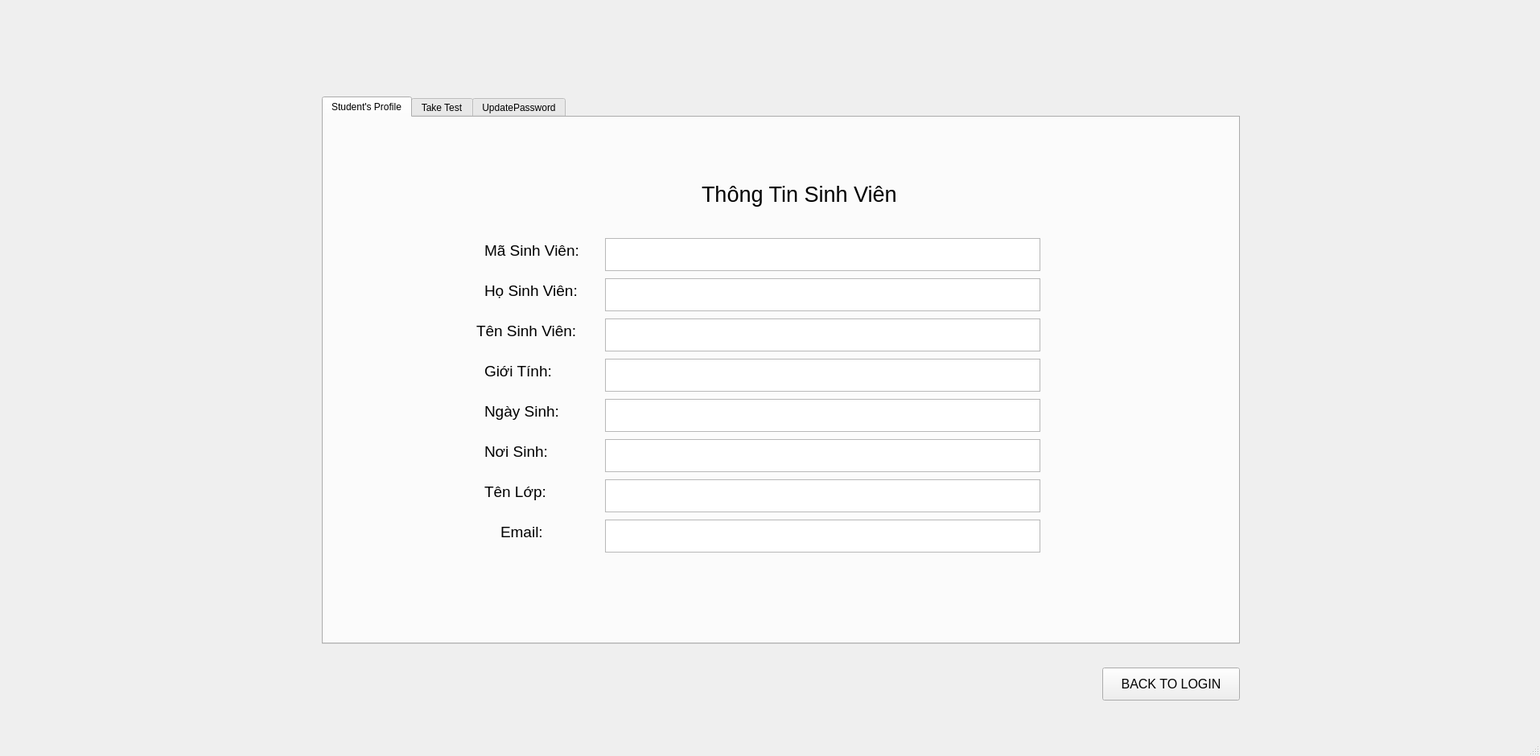
<?xml version="1.0" encoding="UTF-8"?>
<ui version="4.0">
 <class>MainWindow</class>
 <widget class="QMainWindow" name="MainWindow">
  <property name="geometry">
   <rect>
    <x>0</x>
    <y>0</y>
    <width>1914</width>
    <height>940</height>
   </rect>
  </property>
  <property name="windowTitle">
   <string>MainWindow</string>
  </property>
  <widget class="QWidget" name="centralwidget">
   <widget class="QTabWidget" name="student">
    <property name="geometry">
     <rect>
      <x>400</x>
      <y>120</y>
      <width>1141</width>
      <height>681</height>
     </rect>
    </property>
    <property name="cursor">
     <cursorShape>ArrowCursor</cursorShape>
    </property>
    <property name="currentIndex">
     <number>0</number>
    </property>
    <widget class="QWidget" name="studentprofile">
     <attribute name="title">
      <string>Student's Profile</string>
     </attribute>
     <widget class="QLabel" name="title">
      <property name="geometry">
       <rect>
        <x>470</x>
        <y>70</y>
        <width>311</width>
        <height>51</height>
       </rect>
      </property>
      <property name="font">
       <font>
        <pointsize>20</pointsize>
       </font>
      </property>
      <property name="text">
       <string>Thông Tin Sinh Viên</string>
      </property>
     </widget>
     <widget class="QLabel" name="masv">
      <property name="geometry">
       <rect>
        <x>200</x>
        <y>150</y>
        <width>151</width>
        <height>31</height>
       </rect>
      </property>
      <property name="font">
       <font>
        <pointsize>14</pointsize>
       </font>
      </property>
      <property name="text">
       <string>Mã Sinh Viên:</string>
      </property>
     </widget>
     <widget class="QLabel" name="hosv">
      <property name="geometry">
       <rect>
        <x>200</x>
        <y>200</y>
        <width>151</width>
        <height>31</height>
       </rect>
      </property>
      <property name="font">
       <font>
        <pointsize>14</pointsize>
       </font>
      </property>
      <property name="text">
       <string>Họ Sinh Viên:</string>
      </property>
     </widget>
     <widget class="QLabel" name="tensv">
      <property name="geometry">
       <rect>
        <x>190</x>
        <y>250</y>
        <width>151</width>
        <height>31</height>
       </rect>
      </property>
      <property name="font">
       <font>
        <pointsize>14</pointsize>
       </font>
      </property>
      <property name="text">
       <string>Tên Sinh Viên:</string>
      </property>
     </widget>
     <widget class="QLabel" name="phai">
      <property name="geometry">
       <rect>
        <x>200</x>
        <y>300</y>
        <width>151</width>
        <height>31</height>
       </rect>
      </property>
      <property name="font">
       <font>
        <pointsize>14</pointsize>
       </font>
      </property>
      <property name="text">
       <string>Giới Tính:</string>
      </property>
     </widget>
     <widget class="QLabel" name="ngaysinh">
      <property name="geometry">
       <rect>
        <x>200</x>
        <y>350</y>
        <width>151</width>
        <height>31</height>
       </rect>
      </property>
      <property name="font">
       <font>
        <pointsize>14</pointsize>
       </font>
      </property>
      <property name="text">
       <string>Ngày Sinh:</string>
      </property>
     </widget>
     <widget class="QLabel" name="noisinh">
      <property name="geometry">
       <rect>
        <x>200</x>
        <y>400</y>
        <width>151</width>
        <height>31</height>
       </rect>
      </property>
      <property name="font">
       <font>
        <pointsize>14</pointsize>
       </font>
      </property>
      <property name="text">
       <string>Nơi Sinh:</string>
      </property>
     </widget>
     <widget class="QLabel" name="tenlop">
      <property name="geometry">
       <rect>
        <x>200</x>
        <y>450</y>
        <width>151</width>
        <height>31</height>
       </rect>
      </property>
      <property name="font">
       <font>
        <pointsize>14</pointsize>
       </font>
      </property>
      <property name="text">
       <string>Tên Lớp:</string>
      </property>
     </widget>
     <widget class="QLabel" name="password">
      <property name="geometry">
       <rect>
        <x>220</x>
        <y>500</y>
        <width>91</width>
        <height>31</height>
       </rect>
      </property>
      <property name="font">
       <font>
        <pointsize>14</pointsize>
       </font>
      </property>
      <property name="text">
       <string>Email:</string>
      </property>
     </widget>
     <widget class="QTextBrowser" name="showmasv">
      <property name="geometry">
       <rect>
        <x>350</x>
        <y>150</y>
        <width>541</width>
        <height>41</height>
       </rect>
      </property>
      <property name="font">
       <font>
        <pointsize>14</pointsize>
       </font>
      </property>
      <property name="cursor" stdset="0">
       <cursorShape>IBeamCursor</cursorShape>
      </property>
      <property name="html">
       <string>&lt;!DOCTYPE HTML PUBLIC &quot;-//W3C//DTD HTML 4.0//EN&quot; &quot;http://www.w3.org/TR/REC-html40/strict.dtd&quot;&gt;
&lt;html&gt;&lt;head&gt;&lt;meta name=&quot;qrichtext&quot; content=&quot;1&quot; /&gt;&lt;style type=&quot;text/css&quot;&gt;
p, li { white-space: pre-wrap; }
&lt;/style&gt;&lt;/head&gt;&lt;body style=&quot; font-family:'MS Shell Dlg 2'; font-size:14pt; font-weight:400; font-style:normal;&quot;&gt;
&lt;p style=&quot;-qt-paragraph-type:empty; margin-top:0px; margin-bottom:0px; margin-left:0px; margin-right:0px; -qt-block-indent:0; text-indent:0px;&quot;&gt;&lt;br /&gt;&lt;/p&gt;&lt;/body&gt;&lt;/html&gt;</string>
      </property>
     </widget>
     <widget class="QTextBrowser" name="showhosv">
      <property name="geometry">
       <rect>
        <x>350</x>
        <y>200</y>
        <width>541</width>
        <height>41</height>
       </rect>
      </property>
      <property name="font">
       <font>
        <pointsize>14</pointsize>
       </font>
      </property>
      <property name="html">
       <string>&lt;!DOCTYPE HTML PUBLIC &quot;-//W3C//DTD HTML 4.0//EN&quot; &quot;http://www.w3.org/TR/REC-html40/strict.dtd&quot;&gt;
&lt;html&gt;&lt;head&gt;&lt;meta name=&quot;qrichtext&quot; content=&quot;1&quot; /&gt;&lt;style type=&quot;text/css&quot;&gt;
p, li { white-space: pre-wrap; }
&lt;/style&gt;&lt;/head&gt;&lt;body style=&quot; font-family:'MS Shell Dlg 2'; font-size:14pt; font-weight:400; font-style:normal;&quot;&gt;
&lt;p style=&quot;-qt-paragraph-type:empty; margin-top:0px; margin-bottom:0px; margin-left:0px; margin-right:0px; -qt-block-indent:0; text-indent:0px;&quot;&gt;&lt;br /&gt;&lt;/p&gt;&lt;/body&gt;&lt;/html&gt;</string>
      </property>
     </widget>
     <widget class="QTextBrowser" name="showtensv">
      <property name="geometry">
       <rect>
        <x>350</x>
        <y>250</y>
        <width>541</width>
        <height>41</height>
       </rect>
      </property>
      <property name="font">
       <font>
        <pointsize>14</pointsize>
       </font>
      </property>
      <property name="html">
       <string>&lt;!DOCTYPE HTML PUBLIC &quot;-//W3C//DTD HTML 4.0//EN&quot; &quot;http://www.w3.org/TR/REC-html40/strict.dtd&quot;&gt;
&lt;html&gt;&lt;head&gt;&lt;meta name=&quot;qrichtext&quot; content=&quot;1&quot; /&gt;&lt;style type=&quot;text/css&quot;&gt;
p, li { white-space: pre-wrap; }
&lt;/style&gt;&lt;/head&gt;&lt;body style=&quot; font-family:'MS Shell Dlg 2'; font-size:14pt; font-weight:400; font-style:normal;&quot;&gt;
&lt;p style=&quot;-qt-paragraph-type:empty; margin-top:0px; margin-bottom:0px; margin-left:0px; margin-right:0px; -qt-block-indent:0; text-indent:0px;&quot;&gt;&lt;br /&gt;&lt;/p&gt;&lt;/body&gt;&lt;/html&gt;</string>
      </property>
     </widget>
     <widget class="QTextBrowser" name="showphai">
      <property name="geometry">
       <rect>
        <x>350</x>
        <y>300</y>
        <width>541</width>
        <height>41</height>
       </rect>
      </property>
      <property name="font">
       <font>
        <pointsize>14</pointsize>
       </font>
      </property>
      <property name="html">
       <string>&lt;!DOCTYPE HTML PUBLIC &quot;-//W3C//DTD HTML 4.0//EN&quot; &quot;http://www.w3.org/TR/REC-html40/strict.dtd&quot;&gt;
&lt;html&gt;&lt;head&gt;&lt;meta name=&quot;qrichtext&quot; content=&quot;1&quot; /&gt;&lt;style type=&quot;text/css&quot;&gt;
p, li { white-space: pre-wrap; }
&lt;/style&gt;&lt;/head&gt;&lt;body style=&quot; font-family:'MS Shell Dlg 2'; font-size:14pt; font-weight:400; font-style:normal;&quot;&gt;
&lt;p style=&quot;-qt-paragraph-type:empty; margin-top:0px; margin-bottom:0px; margin-left:0px; margin-right:0px; -qt-block-indent:0; text-indent:0px;&quot;&gt;&lt;br /&gt;&lt;/p&gt;&lt;/body&gt;&lt;/html&gt;</string>
      </property>
     </widget>
     <widget class="QTextBrowser" name="showngaysinh">
      <property name="geometry">
       <rect>
        <x>350</x>
        <y>350</y>
        <width>541</width>
        <height>41</height>
       </rect>
      </property>
      <property name="font">
       <font>
        <pointsize>14</pointsize>
       </font>
      </property>
      <property name="html">
       <string>&lt;!DOCTYPE HTML PUBLIC &quot;-//W3C//DTD HTML 4.0//EN&quot; &quot;http://www.w3.org/TR/REC-html40/strict.dtd&quot;&gt;
&lt;html&gt;&lt;head&gt;&lt;meta name=&quot;qrichtext&quot; content=&quot;1&quot; /&gt;&lt;style type=&quot;text/css&quot;&gt;
p, li { white-space: pre-wrap; }
&lt;/style&gt;&lt;/head&gt;&lt;body style=&quot; font-family:'MS Shell Dlg 2'; font-size:14pt; font-weight:400; font-style:normal;&quot;&gt;
&lt;p style=&quot;-qt-paragraph-type:empty; margin-top:0px; margin-bottom:0px; margin-left:0px; margin-right:0px; -qt-block-indent:0; text-indent:0px;&quot;&gt;&lt;br /&gt;&lt;/p&gt;&lt;/body&gt;&lt;/html&gt;</string>
      </property>
     </widget>
     <widget class="QTextBrowser" name="shownoisinh">
      <property name="geometry">
       <rect>
        <x>350</x>
        <y>400</y>
        <width>541</width>
        <height>41</height>
       </rect>
      </property>
      <property name="font">
       <font>
        <pointsize>14</pointsize>
       </font>
      </property>
      <property name="html">
       <string>&lt;!DOCTYPE HTML PUBLIC &quot;-//W3C//DTD HTML 4.0//EN&quot; &quot;http://www.w3.org/TR/REC-html40/strict.dtd&quot;&gt;
&lt;html&gt;&lt;head&gt;&lt;meta name=&quot;qrichtext&quot; content=&quot;1&quot; /&gt;&lt;style type=&quot;text/css&quot;&gt;
p, li { white-space: pre-wrap; }
&lt;/style&gt;&lt;/head&gt;&lt;body style=&quot; font-family:'MS Shell Dlg 2'; font-size:14pt; font-weight:400; font-style:normal;&quot;&gt;
&lt;p style=&quot;-qt-paragraph-type:empty; margin-top:0px; margin-bottom:0px; margin-left:0px; margin-right:0px; -qt-block-indent:0; text-indent:0px;&quot;&gt;&lt;br /&gt;&lt;/p&gt;&lt;/body&gt;&lt;/html&gt;</string>
      </property>
     </widget>
     <widget class="QTextBrowser" name="showtenlop">
      <property name="geometry">
       <rect>
        <x>350</x>
        <y>450</y>
        <width>541</width>
        <height>41</height>
       </rect>
      </property>
      <property name="font">
       <font>
        <pointsize>14</pointsize>
       </font>
      </property>
      <property name="html">
       <string>&lt;!DOCTYPE HTML PUBLIC &quot;-//W3C//DTD HTML 4.0//EN&quot; &quot;http://www.w3.org/TR/REC-html40/strict.dtd&quot;&gt;
&lt;html&gt;&lt;head&gt;&lt;meta name=&quot;qrichtext&quot; content=&quot;1&quot; /&gt;&lt;style type=&quot;text/css&quot;&gt;
p, li { white-space: pre-wrap; }
&lt;/style&gt;&lt;/head&gt;&lt;body style=&quot; font-family:'MS Shell Dlg 2'; font-size:14pt; font-weight:400; font-style:normal;&quot;&gt;
&lt;p style=&quot;-qt-paragraph-type:empty; margin-top:0px; margin-bottom:0px; margin-left:0px; margin-right:0px; -qt-block-indent:0; text-indent:0px;&quot;&gt;&lt;br /&gt;&lt;/p&gt;&lt;/body&gt;&lt;/html&gt;</string>
      </property>
     </widget>
     <widget class="QTextBrowser" name="showpassword">
      <property name="geometry">
       <rect>
        <x>350</x>
        <y>500</y>
        <width>541</width>
        <height>41</height>
       </rect>
      </property>
      <property name="font">
       <font>
        <pointsize>14</pointsize>
       </font>
      </property>
      <property name="html">
       <string>&lt;!DOCTYPE HTML PUBLIC &quot;-//W3C//DTD HTML 4.0//EN&quot; &quot;http://www.w3.org/TR/REC-html40/strict.dtd&quot;&gt;
&lt;html&gt;&lt;head&gt;&lt;meta name=&quot;qrichtext&quot; content=&quot;1&quot; /&gt;&lt;style type=&quot;text/css&quot;&gt;
p, li { white-space: pre-wrap; }
&lt;/style&gt;&lt;/head&gt;&lt;body style=&quot; font-family:'MS Shell Dlg 2'; font-size:14pt; font-weight:400; font-style:normal;&quot;&gt;
&lt;p style=&quot;-qt-paragraph-type:empty; margin-top:0px; margin-bottom:0px; margin-left:0px; margin-right:0px; -qt-block-indent:0; text-indent:0px;&quot;&gt;&lt;br /&gt;&lt;/p&gt;&lt;/body&gt;&lt;/html&gt;</string>
      </property>
     </widget>
    </widget>
    <widget class="QWidget" name="taketest">
     <attribute name="title">
      <string>Take Test</string>
     </attribute>
     <widget class="QLabel" name="title_2">
      <property name="geometry">
       <rect>
        <x>440</x>
        <y>120</y>
        <width>311</width>
        <height>81</height>
       </rect>
      </property>
      <property name="font">
       <font>
        <pointsize>20</pointsize>
       </font>
      </property>
      <property name="text">
       <string>Nhập Mã Môn Học</string>
      </property>
     </widget>
     <widget class="QPushButton" name="buttonvaothi">
      <property name="geometry">
       <rect>
        <x>430</x>
        <y>350</y>
        <width>261</width>
        <height>41</height>
       </rect>
      </property>
      <property name="font">
       <font>
        <pointsize>14</pointsize>
       </font>
      </property>
      <property name="text">
       <string>Vào Thi</string>
      </property>
     </widget>
     <widget class="QLineEdit" name="inputmamh">
      <property name="geometry">
       <rect>
        <x>320</x>
        <y>240</y>
        <width>521</width>
        <height>41</height>
       </rect>
      </property>
      <property name="font">
       <font>
        <pointsize>16</pointsize>
       </font>
      </property>
      <property name="text">
       <string/>
      </property>
     </widget>
    </widget>
    <widget class="QWidget" name="UpdatePassword">
     <attribute name="title">
      <string>UpdatePassword</string>
     </attribute>
     <widget class="QLineEdit" name="QLineUPOldPassword">
      <property name="geometry">
       <rect>
        <x>530</x>
        <y>160</y>
        <width>301</width>
        <height>31</height>
       </rect>
      </property>
      <property name="font">
       <font>
        <pointsize>12</pointsize>
       </font>
      </property>
      <property name="echoMode">
       <enum>QLineEdit::Password</enum>
      </property>
     </widget>
     <widget class="QLineEdit" name="QLineUPNewPassword">
      <property name="geometry">
       <rect>
        <x>530</x>
        <y>220</y>
        <width>301</width>
        <height>31</height>
       </rect>
      </property>
      <property name="font">
       <font>
        <pointsize>12</pointsize>
       </font>
      </property>
      <property name="echoMode">
       <enum>QLineEdit::Password</enum>
      </property>
     </widget>
     <widget class="QPushButton" name="QButtonUPUpdatePassword">
      <property name="geometry">
       <rect>
        <x>570</x>
        <y>350</y>
        <width>91</width>
        <height>41</height>
       </rect>
      </property>
      <property name="font">
       <font>
        <pointsize>12</pointsize>
       </font>
      </property>
      <property name="text">
       <string>Update</string>
      </property>
     </widget>
     <widget class="QPushButton" name="QButtonUPClear">
      <property name="geometry">
       <rect>
        <x>710</x>
        <y>350</y>
        <width>91</width>
        <height>41</height>
       </rect>
      </property>
      <property name="font">
       <font>
        <pointsize>12</pointsize>
       </font>
      </property>
      <property name="text">
       <string>Clear</string>
      </property>
     </widget>
     <widget class="QLabel" name="label">
      <property name="geometry">
       <rect>
        <x>350</x>
        <y>160</y>
        <width>131</width>
        <height>31</height>
       </rect>
      </property>
      <property name="font">
       <font>
        <pointsize>12</pointsize>
       </font>
      </property>
      <property name="text">
       <string>Old Password:</string>
      </property>
     </widget>
     <widget class="QLabel" name="label_2">
      <property name="geometry">
       <rect>
        <x>340</x>
        <y>220</y>
        <width>141</width>
        <height>31</height>
       </rect>
      </property>
      <property name="font">
       <font>
        <pointsize>12</pointsize>
       </font>
      </property>
      <property name="text">
       <string>New Password:</string>
      </property>
     </widget>
     <widget class="QLineEdit" name="QLineUPNewPassword_2">
      <property name="geometry">
       <rect>
        <x>530</x>
        <y>280</y>
        <width>301</width>
        <height>31</height>
       </rect>
      </property>
      <property name="font">
       <font>
        <pointsize>12</pointsize>
       </font>
      </property>
      <property name="echoMode">
       <enum>QLineEdit::Password</enum>
      </property>
     </widget>
     <widget class="QLabel" name="label_3">
      <property name="geometry">
       <rect>
        <x>260</x>
        <y>280</y>
        <width>221</width>
        <height>31</height>
       </rect>
      </property>
      <property name="font">
       <font>
        <pointsize>12</pointsize>
       </font>
      </property>
      <property name="text">
       <string>Confirm New Password:</string>
      </property>
     </widget>
    </widget>
   </widget>
   <widget class="QPushButton" name="backToLogin">
    <property name="geometry">
     <rect>
      <x>1370</x>
      <y>830</y>
      <width>171</width>
      <height>41</height>
     </rect>
    </property>
    <property name="font">
     <font>
      <pointsize>12</pointsize>
     </font>
    </property>
    <property name="text">
     <string>BACK TO LOGIN</string>
    </property>
   </widget>
  </widget>
  <widget class="QStatusBar" name="statusbar"/>
 </widget>
 <tabstops>
  <tabstop>student</tabstop>
  <tabstop>showmasv</tabstop>
  <tabstop>showhosv</tabstop>
  <tabstop>showtensv</tabstop>
  <tabstop>showphai</tabstop>
  <tabstop>showngaysinh</tabstop>
  <tabstop>shownoisinh</tabstop>
  <tabstop>showtenlop</tabstop>
  <tabstop>showpassword</tabstop>
  <tabstop>buttonvaothi</tabstop>
  <tabstop>inputmamh</tabstop>
  <tabstop>QLineUPOldPassword</tabstop>
  <tabstop>QLineUPNewPassword</tabstop>
  <tabstop>QLineUPNewPassword_2</tabstop>
  <tabstop>QButtonUPUpdatePassword</tabstop>
  <tabstop>QButtonUPClear</tabstop>
 </tabstops>
 <resources/>
 <connections/>
</ui>
